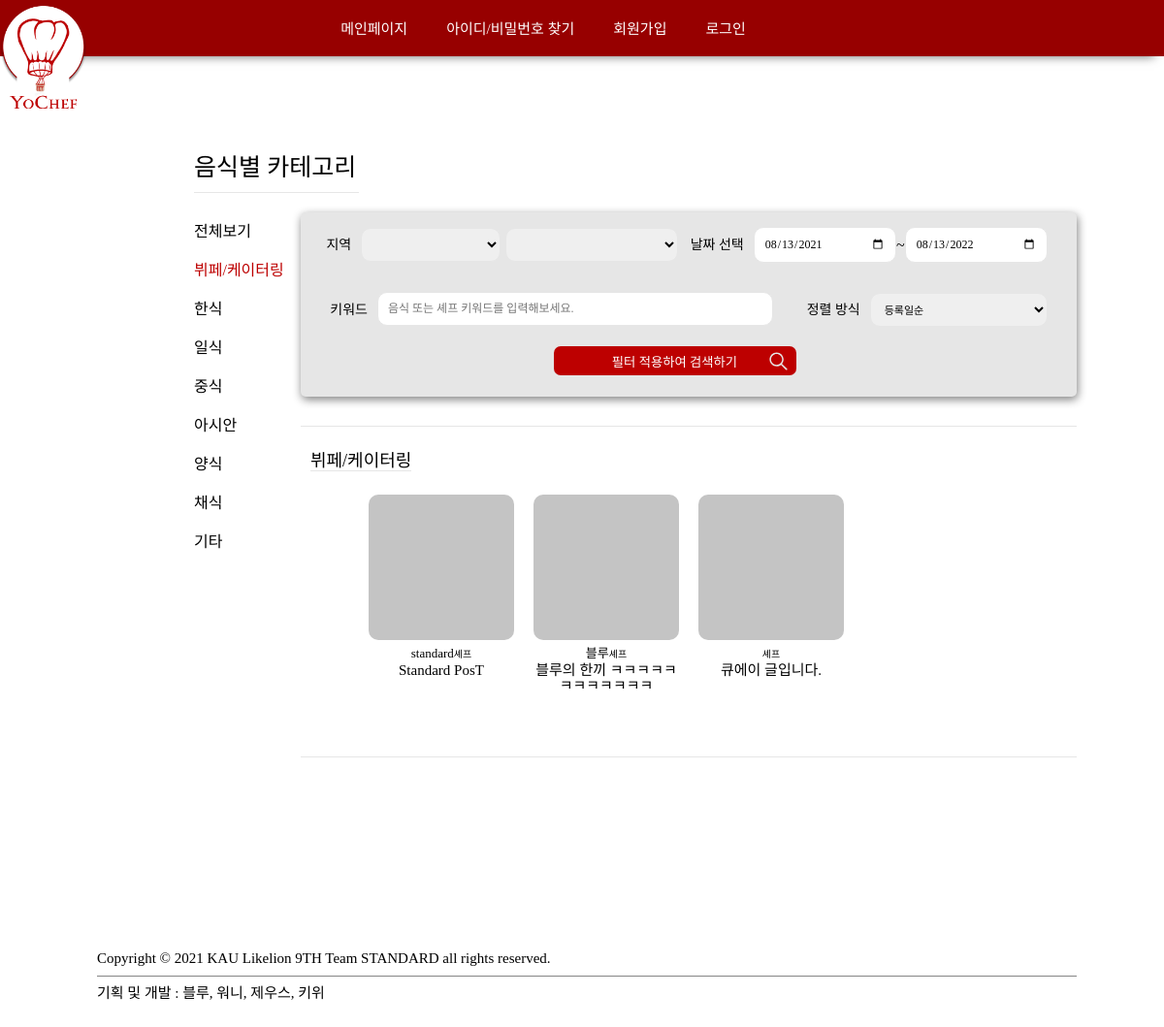
The page /postList?category=1 on the database as committed earlier.
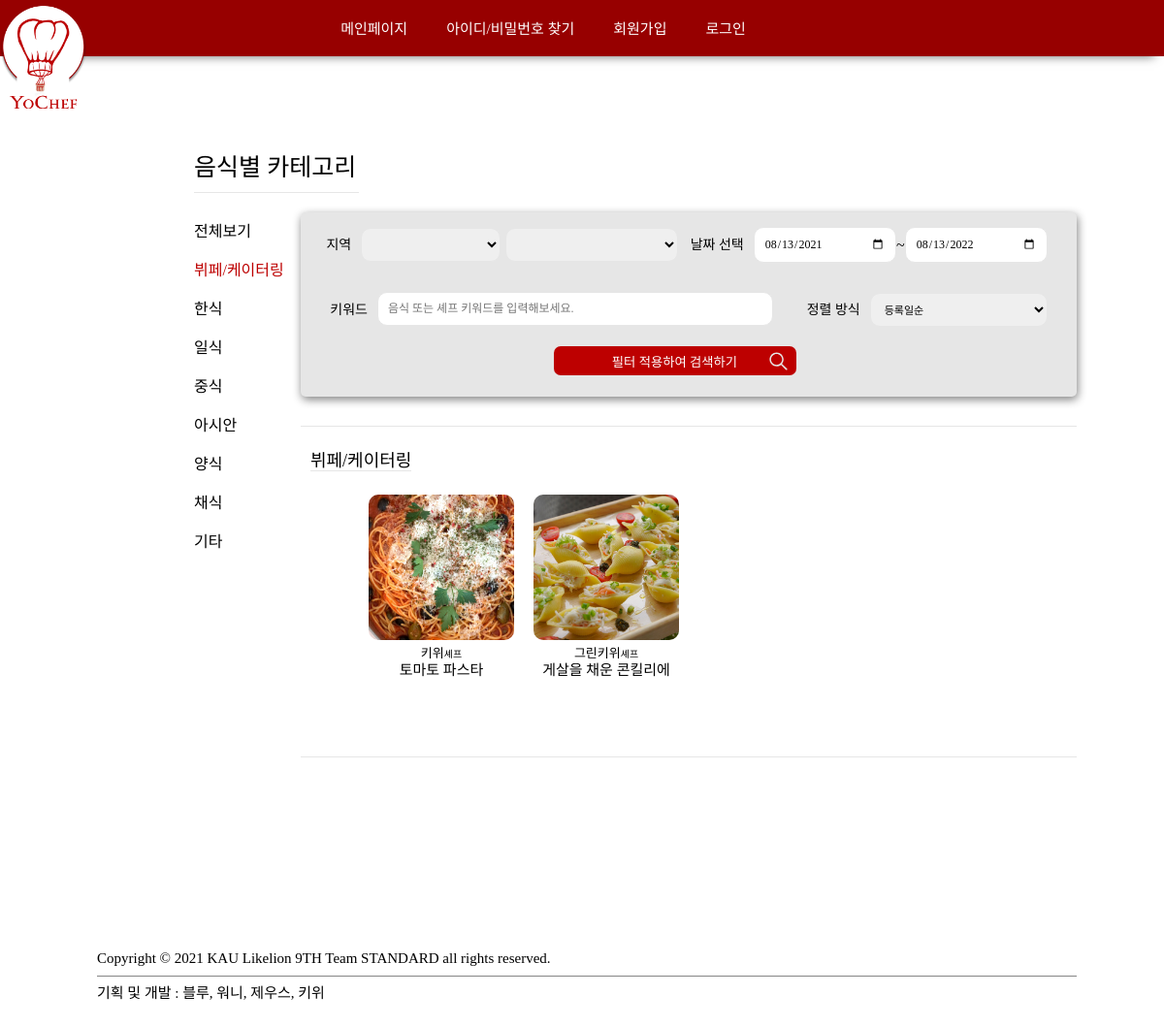
The same page on the database as committed later.
### chef/models.py (models this page shows, shortened)
class Post(models.Model):
	chef = models.OneToOneField(Chef, on_delete=models.CASCADE)
	region = models.IntegerField(null=True)
	regionDetail = models.ForeignKey(RegionDetail, null=True, on_delete=models.SET_NULL)
	title = models.TextField(max_length=255, null=True)
	introduce = models.TextField(max_length=5000, null=True)
	category = models.IntegerField(null=True)		# 한식, 일식, 중식, 아시안, 양식, 채식
	notice = models.TextField(max_length=5000, null=True)
	movingPrice = models.IntegerField(default=0)
	isOpen = models.BooleanField(default=True)
	registerDate = models.DateTimeField(auto_now=True)

class Chef(models.Model):
	customer = models.OneToOneField('customer.Customer', on_delete=models.CASCADE)
	nickname = models.CharField(max_length=20, null=True)
	spec = models.TextField(max_length=5000, null=True)
	snsLink = models.TextField(max_length = 500, null=True)
	blogLink = models.TextField(max_length = 500, null=True)
	youtubeLink = models.TextField(max_length = 500, null=True)
	registerDate = models.DateTimeField(auto_now_add=True)
	isLicensed = models.BooleanField(default=False)
	isSubmitted = models.BooleanField(default=False)

### public/views.py (the view, shortened to what this page needs)
# urls.py: path('postList', postList, name="postList"),
def postList(request, category=0, order=0):
    category = int(request.GET.get('category', 0))
    if category == 0:
        category = int(request.POST.get('category', 0))
    order = int(request.POST.get('order', 0))
    start_date = request.POST.get('startDate', "")
    end_date = request.POST.get('endDate', "")
    region = int(request.POST.get('residence', 1))
    regionDetail = int(request.POST.get('residenceDetail', 96))
    keyword = request.POST.get('keyword', "")
    if start_date == "" : start_date = date.today()
    else: start_date = parse_date(start_date)
    if end_date == "" : end_date = date.today()+timedelta(days=365)
    else: end_date = parse_date(end_date)
    posts = Post.objects.filter(isOpen=True, schedule__eventDate__range=[start_date, end_date])
    posts = posts.filter(Q(title__icontains = keyword) or Q(chef__nickname__icontains = keyword))
    if category:
        posts = posts.filter(category = category)
    schedules = Schedule.objects.filter(post__in = posts, region = region)
    if regionDetail < 96 :
        regionAll = 95 + RegionDetail.objects.get(id = regionDetail).region
        schedules = schedules.filter(regionDetail_id__in=[regionDetail,regionAll])
    available_posts = []
    for schedule in schedules :
        if Book.objects.filter(schedule = schedule, paymentStatus = 2).exists() :
            continue
        else:
            if schedule.post.id not in available_posts :
                available_posts.append(schedule.post.id)
    available_posts = Post.objects.filter(id__in = available_posts)
    if order == 1:
        available_posts = available_posts.order_by('-registerDate')
    for post in available_posts :
        if File.objects.filter(post_id = post.id, category = 4).exists():
            post.cover_img = File.objects.get(post_id = post.id, category = 4).attachment.url
    start_date = start_date.strftime("%Y-%m-%d")
    end_date = end_date.strftime("%Y-%m-%d")
    return render(request, 'postList.html', {'posts': available_posts, 'category': category, 'order': order, 'start_date': start_date, 'end_date': end_date, 'keyword':keyword, 'region':region, 'regionDetail':regionDetail})

### public/templates/postList.html (shortened to what this page needs)
{% extends 'base.html' %}
{% load static %}
{% block style %}
<link rel="stylesheet" href="{% static 'css/postList.css' %}">
{% endblock %}
{% block content %}
<main>
    <span>음식별 카테고리</span>
    <div class="infoBox">
        <aside>
            <a href="/postList" class="{% if category == 0 %} currentCategory{% endif %}">전체보기</a>
            <a href="/postList?category=1" class="{% if category == 1 %} currentCategory{% endif %}">뷔페/케이터링</a>
            <a href="/postList?category=2" class="{% if category == 2 %} currentCategory{% endif %}">한식</a>
            <a href="/postList?category=3" class="{% if category == 3 %} currentCategory{% endif %}">일식</a>
            <a href="/postList?category=4" class="{% if category == 4 %} currentCategory{% endif %}">중식</a>
            <a href="/postList?category=5" class="{% if category == 5 %} currentCategory{% endif %}">아시안</a>
            <a href="/postList?category=6" class="{% if category == 6 %} currentCategory{% endif %}">양식</a>
            <a href="/postList?category=7" class="{% if category == 7 %} currentCategory{% endif %}">채식</a>
            <a href="/postList?category=8" class="{% if category == 8 %} currentCategory{% endif %}">기타</a>
        </aside>
        <div class="mainContainer">
            <form method="POST" action="{% url 'postList' %}">
                <div class="filter">
                    <ul>
                        <li>
                            <div>
                                <span>지역</span>
                                <select name="residence" value="{{region|default:0}}"></select>
                                <select class="hide" name="residenceDetail" value="{{regionDetail|default:0}}"></select>
                            </div>
                            <div>
                                <span>날짜 선택</span>
                                <input type="date" name="startDate" value="{{start_date}}"> ~ <input type="date" name="endDate" value="{{end_date}}">
                            </div>
                        </li>
                        <li>
                            <div>
                                <span>키워드</span>
                                <input type="text" name="keyword" value="{{keyword}}" placeholder="음식 또는 셰프 키워드를 입력해보세요.">
                            </div>
                            <div>
                                <span>정렬 방식</span>
                                <select name="order">
                                    <option value="1"{% if order == 1 %} selected{% endif %}>등록일순</option>
                                </select>
                            </div>
                        </li>
                    </ul>
                    <div class="submitBtn">
                        <div>
                            <input type="submit" value="필터 적용하여 검색하기">
                            <img />
                        </div>
                    </div>
                </div>
            </form>
            <div class="postList">
                {% if category == 0 %} <span>전체보기</span>
                {% elif category == 1 %} <span>뷔페/케이터링</span>
                {% elif category == 2 %} <span>한식</span>
                {% elif category == 3 %} <span>일식</span>
                {% elif category == 4 %} <span>중식</span>
                {% elif category == 5 %} <span>아시안</span>
                {% elif category == 6 %} <span>양식</span>
                {% elif category == 7 %} <span>채식</span>
                {% elif category == 8 %} <span>기타</span>
                {% endif %}
                <div class="mainList">
                    {% if posts %}
                        {% for post in posts %}
                        <div class=postList__post id="post{{post.id}}" onclick="location.href = '/detail/{{post.id}}';">
                            <img src="{{post.cover_img}}" onerror="this.src=`{% static 'img/default.png' %}`">
                            <div class="postList__post__chefNickname"><span>{{post.chef.nickname}}</span><span>셰프</span></div>
                            <div class="postList__post__title"><span>{{post.title}}</span></div>
                        </div>
                        {% endfor %}
                    {% else %}
                        <div class="noneResult">
                            검색 결과가 없습니다.
                        </div>
                    {% endif %}
                </div>
            </div>
        </div>
    </div>
</main>
{% endblock %}

### yochef/templates/base.html (shortened to what this page needs)
<!DOCTYPE html>
<html lang="en">
{% load static %}
<head>
    {% load static %}
    <link rel="stylesheet" href="{% static 'css/base.css' %}" type="text/css">
    {% block style %}
    {% endblock %}
</head>
<body>
  <nav class="nav-container">
    <div class="nav__left-container">
      <a href="{% url 'main' %}"><img class="logo" src="{% static 'image/navlogo.png' %}" alt=""></a>
    </div>
    {% if user.is_authenticated %}
      {% if user.customer.isChef %}
        {% if user.customer.currentVer == 1 %}
        <ul class="nav__item-container nav--middle">
          <li class="nav__item"><a href="{% url 'main' %}">메인페이지</a></li>
          <li class="nav__item"><a href="{% url 'editChefProfile' %}">셰프 정보 관리</a></li>
          <li class="nav__item"><a href="{% url 'logout' %}">로그아웃</a></li>
        </ul>
        <div class="nav__item-wrapper nav--right">
          <li class="nav__item"><a href="{% url 'mypage' %}">{{user.customer.name}} 셰프님</a></li>
          <div class="button-wrapper">
            <a href="{% url 'changePageVer' %}"><img /></a>
            <div class="chef-button-describe">셰프</div>
          </div>
          </div>
        {% else %}
        <ul class="nav__item-container">
          <li class="nav__item"><a href="{% url 'main' %}">메인페이지</a></li>
          <li class="nav__item"><a href="{% url 'mymenuReservation' %}">마이메뉴</a></li>
          <li class="nav__item"><a>쿠폰함</a></li>
          <li class="nav__item"><a href="{% url 'logout' %}">로그아웃</a></li>
        </ul>
        <div class="coupon_point_box close">
          <p>적립 혜택</p>
          <div class="box_tab">
            <div class="box_tab__coupon selected">쿠폰</div>
            <div class="box_tab__point">포인트</div>
          </div>
          <div class="coupon_box open">
            <!-- <form action="" method="POST">
                  <input type="text" name="couponCode" placeholder="쿠폰 코드를 입력해주세요">
                  <input type="submit" value="등록하기">
            </form>   -->
            <div class="coupon_box__detail">
              <p>사용 가능한 쿠폰 <span>{{coupons.count|default:'0'}}장</span></p>
            </div>
            <div class="coupon_box__notice">
              <div><span>**</span><p>쿠폰 사용 약관을 꼭 숙지해주세요!</p></div>
              <div><span>-</span><p>쿠폰은 예약 당 1장만 사용이 가능합니다.</p></div>
              <div><span>-</span><p>유효기간 내에 반드시 사용해야 하며, 기간 만료 후에는 사용이 불가합니다.쿠폰이 사용된 수업 환불 시, 결제 취소 및 환불 완료 시점에 쿠폰의 유효 기간이 남아있는 경우에만 사용 가능한 상태로 복구 됩니다.</p></div>
              <div><span>-</span><p>쿠폰 금액이 결제 금액을 초과하는 경우, 차액은 반환되지 않습니다. </p></div>
            </div>
          </div>
          <div class="point_box close">
            <div class="point_box__detail">
              <p>보유 포인트 <span>{{request.user.customer.point}}P</span></p>
              <div class="point_box__detial__notice">
                <p>셰프가 준비한 프로그램의 리뷰를 작성하시면 포인트를 적립할 수
                  있어요!</p>
                <p>[ 텍스트 리뷰 500P ]</p>
              </div>
            </div>
          </div>
        </div>
        <div class="nav__item-wrapper nav--right">
          <li class="nav__item"><a href="{% url 'mypage' %}">{{user.customer.name}} 님</a></li>
          <div class="button-wrapper">
            <a href="{% url 'changePageVer' %}"><img id="customer--button" /></a>
            <div class="customer-button-describe">손님</div>
          </div>
        </div>
        {% endif %}
      {% else %}
      <ul class="nav__item-container">
        <li class="nav__item"><a href="{% url 'main' %}">메인페이지</a></li>
        <li class="nav__item"><a href="{% url 'mymenuReservation' %}">마이메뉴</a></li>
        <li class="nav__item" value=0><a>쿠폰함</a></li>
        <li class="nav__item"><a href="{% url 'registerChef' '1' %}">셰프등록</a></li>
        <li class="nav__item"><a href="{% url 'logout' %}">로그아웃</a></li>
      </ul>
      <a style="color: white; font-family: 'arita-dotum-medium'" class="nav__item nav--right" href="{% url 'mypage' %}">{{user.customer.name}} 님</a>
      {% endif %}
    {% else %}
    <ul class="nav__item-container log-out">
      <li class="nav__item"><a href="{% url 'main' %}">메인페이지</a></li>
      <li class="nav__item"><a href="">아이디/비밀번호 찾기</a></li>
      <li class="nav__item"><a  href="{% url 'signup' %}">회원가입</a></li>
      <li class="nav__item"><a href="{% url 'login' %}">로그인</a></li>
    </ul>
    <div class="nav__item nav--right"></div>
    {% endif %}
  </nav>
  <div style="margin-bottom: 100px;" class="contents">
    {% block content %}
    {% endblock %}
  </div>
  <footer id="footer">
      <div id="footer-bottom">
        <div class="footer-copyright-part">
          Copyright © 2021 KAU Likelion 9TH Team STANDARD all rights reserved.
          <br>
        </div>
        <p class="team-name">기획 및 개발 : 블루, 워니, 제우스, 키위</p>
      </div>
  </footer>
</body>
</html>

### yochef/static/css/base.css (style rules this page uses)
html, body, div, span, applet, object, iframe, h1, h2, h3, h4, h5, h6, p, blockquote, pre, a, abbr, acronym, address, big, cite, code, del, dfn, em, img, ins, kbd, q, s, samp, small, strike, strong, sub, sup, tt, var, b, u, i, center, dl, dt, dd, ol, ul, li, fieldset, form, label, legend, table, caption, tbody, tfoot, thead, tr, th, td, article, aside, canvas, details, embed, figure, figcaption, footer, header, hgroup, menu, nav, output, ruby, section, summary, time, mark, audio, video { margin: 0; padding: 0; border: 0; font-size: 100%; font: inherit; vertical-align: baseline; }
article, aside, details, figcaption, figure, footer, header, hgroup, menu, nav, section { display: block; }
body { line-height: 1; }
ol, ul { list-style: none; }
input { border: none; }
select { border: none; }
main { margin: 90px 300px; }
@media screen and (min-width: 1100px) and (max-width: 1440px) { main { margin: 90px 200px; } }
img { border: 0; }
[onclick] { cursor: pointer; }
:root { --main-color: #BD0000; }
* { font-family: 'Arita-dotum-Medium'; }
html { height: 100%; }
body { margin: 0; padding: 0; height: 100%; display: flex; flex-direction: column; }
ul { list-style: none; }
a { text-decoration-line: none; color: black; }
.nav-container { width: 100%; height: 57.55px; background-color: #970000; box-shadow: 0 10px 10px -10px rgb(105, 105, 105); display: flex; flex-direction: row; justify-content: space-between; flex-wrap: nowrap; }
.nav__item-container { width: 60%; display: flex; flex-direction: row; justify-content: center; min-width: 640px; }
.nav__item { display: inline-block; font-size: 15px; font: white; padding: 23px 20px 20PX; text-align: center; font-family: 'Arita-dotum-medium'; }
.nav__item a { display: inline; color: white; text-decoration-line: none; position: inherit; }
.nav__left-container { display: inline-flex; flex-direction: row-reverse; width: 13%; justify-content: start; min-width: 110px; }
.logo { width: 90px; height: 110px; padding: 5px 0px; }
.nav--right { padding-right: 0px; display: inline-block; width: 18%; display: flex; flex-direction: row; justify-content: start; align-items: center; min-width: 200px; }
#footer-bottom { font-family: 'arita-dotum-medium'; font-size: 15px; margin: 0px 220px; min-width: 950px; }
@media screen and ( max-width: 1391px ) { #footer-bottom { font-family: 'arita-dotum-medium'; font-size: 15px; margin: 0px 220px; } }
@media screen and ( max-width: 1323px ) { #footer-bottom { font-family: 'arita-dotum-medium'; font-size: 15px; margin: 0px 100px; } }
.team-name { margin-top: 10px; margin-bottom: 80px; }
.footer-copyright-part { display: inline-box; width: 100%; margin-top: 20; font-weight: 200; padding: 10px 10px 10px 0px; border-bottom: #868686 solid 0.5px; }

Rows that differ between the two databases and show on the page:
no longer on this page (row edited): Post: chef.nickname "standard", title "Standard PosT"
no longer on this page (row edited): Post: chef.nickname "블루", title "블루의 한끼 ㅋㅋㅋㅋㅋㅋㅋㅋㅋㅋㅋㅋ"
no longer on this page (row edited): Post: title "큐에이 글입니다."
added Post: shows a picture, chef.nickname "키위", title "토마토 파스타"
added Post: shows a picture, chef.nickname "그린키위", title "게살을 채운 콘킬리에"
